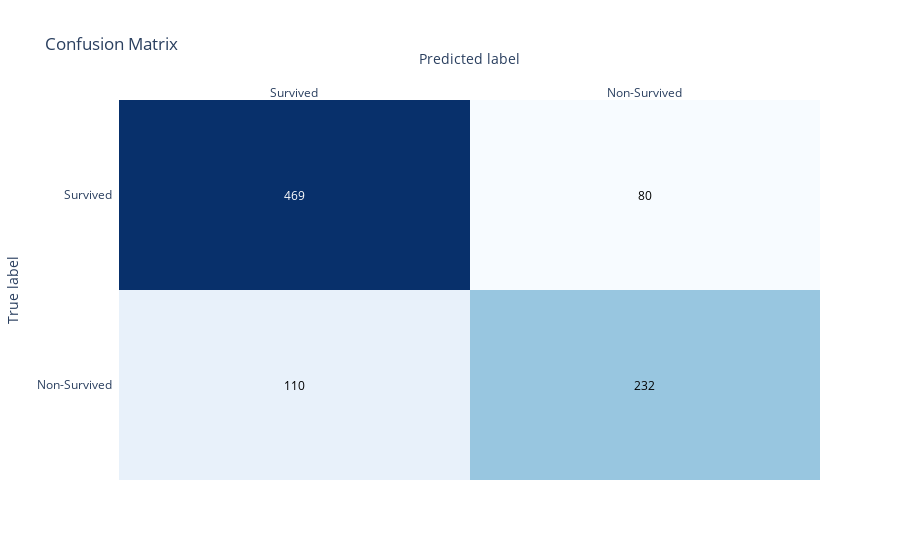
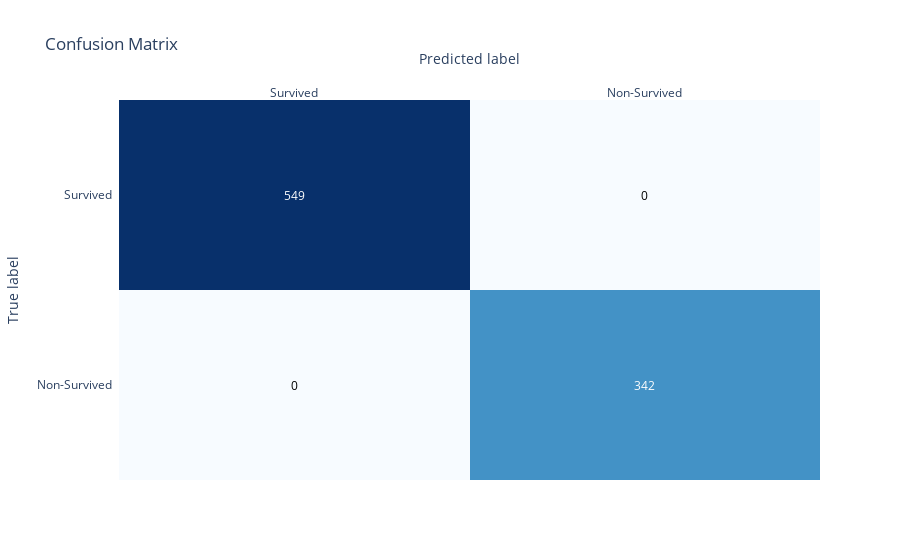
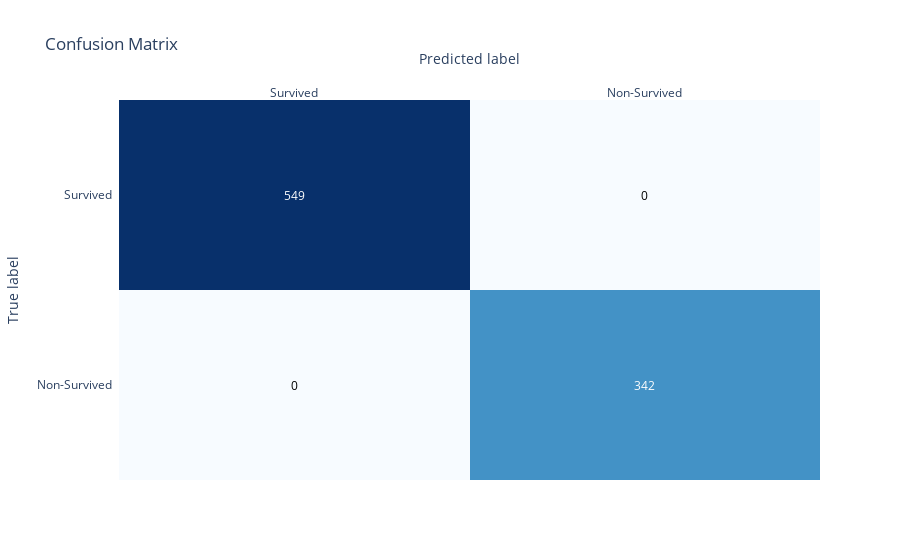

These figures' notebook cell, in order:
### Markdown cell above
## Model Building and Evaluation

### Code cell
class TitanicSurvivalModel:
    def __init__(self, model):
        self.model = model

    def train(self, X_train, y_train):
        self.model.fit(X_train, y_train)

    def predict(self, X_test):
        return self.model.predict(X_test)

    def evaluate(self, y_test, y_pred):
        self.accuracy = accuracy_score(y_test, y_pred)

        self.confusion = None
        try:
            self.confusion = confusion_matrix(y_test, y_pred)
        except TypeError:
            # Not suited for Decision Tree.
            pass

        self.classification_rep = classification_report(y_test, y_pred)

        return self.accuracy, self.confusion, self.classification_rep
    
    def plot_confusion_matrix(self):
        """
        This function generates an interactive confusion matrix plot using plotly.
        """
        z = self.confusion[ : : -1]  # Reverse to match the order of the plotly plot
        x = ['Survived', 'Non-Survived']
        y = ['Non-Survived', 'Survived']
        
        # Create the plotly figure
        fig = ff.create_annotated_heatmap(z, x = x, y = y, colorscale = 'Blues')
        
        # Update layout for better visibility
        fig.update_layout(
            title = 'Confusion Matrix',
            xaxis = dict(title = 'Predicted label'),
            yaxis = dict(title = 'True label'),
            annotations = dict(
                showarrow = True,
                font_size = 12,
                font_color = 'white'
            )
        )
        
        # Display the plot
        fig.show()

# Prepare data for modeling
X_train = train_df.drop(['Survived'], axis = 1)
y_train = train_df.Survived
X_test = test_df

# Initialize models
models = {
    'Logistic Regression' : LogisticRegression(),
    'Decision Tree' : DecisionTreeClassifier(),
    'Random Forest' : RandomForestClassifier()
}

# Train and evaluate models
for name, model in models.items():
    print(f'Training { name }...')
    titanic_model = TitanicSurvivalModel(model)
    titanic_model.train(X_train, y_train)

    y_pred = titanic_model.predict(X_train)
    titanic_model.evaluate(y_train, y_pred)

    print(f'\n{ name } Accuracy: { titanic_model.accuracy * 100:.4f} %')
    print('Confusion Matrix:\n')
    titanic_model.plot_confusion_matrix()
    print(f'Classification Report:\n{ titanic_model.classification_rep }')
    print('\n')

# Predict survival on test data
final_model = models['Random Forest']
final_model.fit(X_train, y_train)
predictions = final_model.predict(X_test)

### Figure 1 — Plotly figure (JSON) as saved in the notebook; plotly's stock layout.template omitted (floating-point values rounded to 4 significant figures)
{"data": [{"colorscale": [[0, "rgb(247,251,255)"], [0.125, "rgb(222,235,247)"], [0.25, "rgb(198,219,239)"], [0.375, "rgb(158,202,225)"], [0.5, "rgb(107,174,214)"], [0.625, "rgb(66,146,198)"], [0.75, "rgb(33,113,181)"], [0.875, "rgb(8,81,156)"], [1, "rgb(8,48,107)"]], "reversescale": false, "showscale": false, "type": "heatmap", "x": ["Survived", "Non-Survived"], "y": ["Non-Survived", "Survived"], "z": [[110, 232], [469, 80]]}], "layout": {"annotations": [{"font": {"color": "#000000"}, "showarrow": false, "text": "110", "x": "Survived", "xref": "x", "y": "Non-Survived", "yref": "y"}, {"font": {"color": "#000000"}, "showarrow": false, "text": "232", "x": "Non-Survived", "xref": "x", "y": "Non-Survived", "yref": "y"}, {"font": {"color": "#FFFFFF"}, "showarrow": false, "text": "469", "x": "Survived", "xref": "x", "y": "Survived", "yref": "y"}, {"font": {"color": "#000000"}, "showarrow": false, "text": "80", "x": "Non-Survived", "xref": "x", "y": "Survived", "yref": "y"}], "title": {"text": "Confusion Matrix"}, "xaxis": {"dtick": 1, "gridcolor": "rgb(0, 0, 0)", "side": "top", "ticks": "", "title": {"text": "Predicted label"}}, "yaxis": {"dtick": 1, "ticks": "", "ticksuffix": "  ", "title": {"text": "True label"}}}}

### Figure 2 — Plotly figure (JSON) as saved in the notebook; plotly's stock layout.template omitted (floating-point values rounded to 4 significant figures)
{"data": [{"colorscale": [[0, "rgb(247,251,255)"], [0.125, "rgb(222,235,247)"], [0.25, "rgb(198,219,239)"], [0.375, "rgb(158,202,225)"], [0.5, "rgb(107,174,214)"], [0.625, "rgb(66,146,198)"], [0.75, "rgb(33,113,181)"], [0.875, "rgb(8,81,156)"], [1, "rgb(8,48,107)"]], "reversescale": false, "showscale": false, "type": "heatmap", "x": ["Survived", "Non-Survived"], "y": ["Non-Survived", "Survived"], "z": [[0, 342], [549, 0]]}], "layout": {"annotations": [{"font": {"color": "#000000"}, "showarrow": false, "text": "0", "x": "Survived", "xref": "x", "y": "Non-Survived", "yref": "y"}, {"font": {"color": "#FFFFFF"}, "showarrow": false, "text": "342", "x": "Non-Survived", "xref": "x", "y": "Non-Survived", "yref": "y"}, {"font": {"color": "#FFFFFF"}, "showarrow": false, "text": "549", "x": "Survived", "xref": "x", "y": "Survived", "yref": "y"}, {"font": {"color": "#000000"}, "showarrow": false, "text": "0", "x": "Non-Survived", "xref": "x", "y": "Survived", "yref": "y"}], "title": {"text": "Confusion Matrix"}, "xaxis": {"dtick": 1, "gridcolor": "rgb(0, 0, 0)", "side": "top", "ticks": "", "title": {"text": "Predicted label"}}, "yaxis": {"dtick": 1, "ticks": "", "ticksuffix": "  ", "title": {"text": "True label"}}}}

### Figure 3 — Plotly figure (JSON) as saved in the notebook; plotly's stock layout.template omitted (floating-point values rounded to 4 significant figures)
{"data": [{"colorscale": [[0, "rgb(247,251,255)"], [0.125, "rgb(222,235,247)"], [0.25, "rgb(198,219,239)"], [0.375, "rgb(158,202,225)"], [0.5, "rgb(107,174,214)"], [0.625, "rgb(66,146,198)"], [0.75, "rgb(33,113,181)"], [0.875, "rgb(8,81,156)"], [1, "rgb(8,48,107)"]], "reversescale": false, "showscale": false, "type": "heatmap", "x": ["Survived", "Non-Survived"], "y": ["Non-Survived", "Survived"], "z": [[0, 342], [549, 0]]}], "layout": {"annotations": [{"font": {"color": "#000000"}, "showarrow": false, "text": "0", "x": "Survived", "xref": "x", "y": "Non-Survived", "yref": "y"}, {"font": {"color": "#FFFFFF"}, "showarrow": false, "text": "342", "x": "Non-Survived", "xref": "x", "y": "Non-Survived", "yref": "y"}, {"font": {"color": "#FFFFFF"}, "showarrow": false, "text": "549", "x": "Survived", "xref": "x", "y": "Survived", "yref": "y"}, {"font": {"color": "#000000"}, "showarrow": false, "text": "0", "x": "Non-Survived", "xref": "x", "y": "Survived", "yref": "y"}], "title": {"text": "Confusion Matrix"}, "xaxis": {"dtick": 1, "gridcolor": "rgb(0, 0, 0)", "side": "top", "ticks": "", "title": {"text": "Predicted label"}}, "yaxis": {"dtick": 1, "ticks": "", "ticksuffix": "  ", "title": {"text": "True label"}}}}
